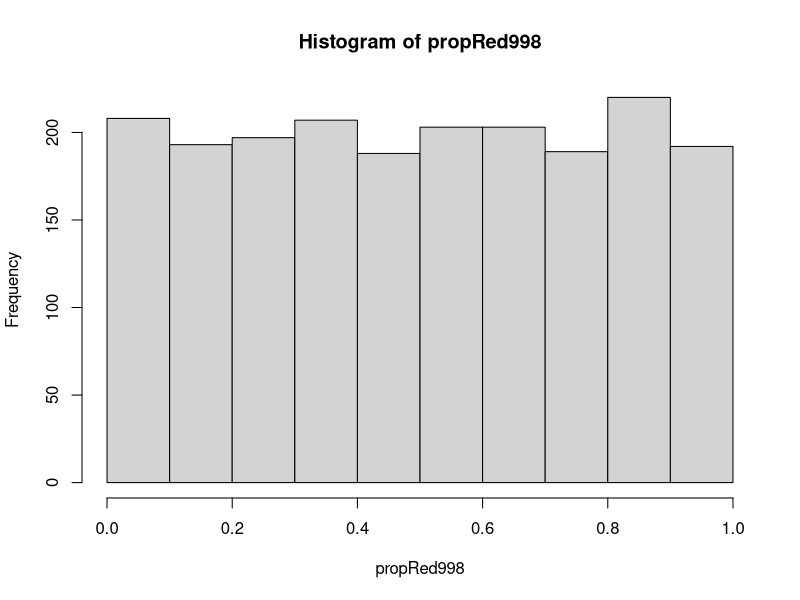
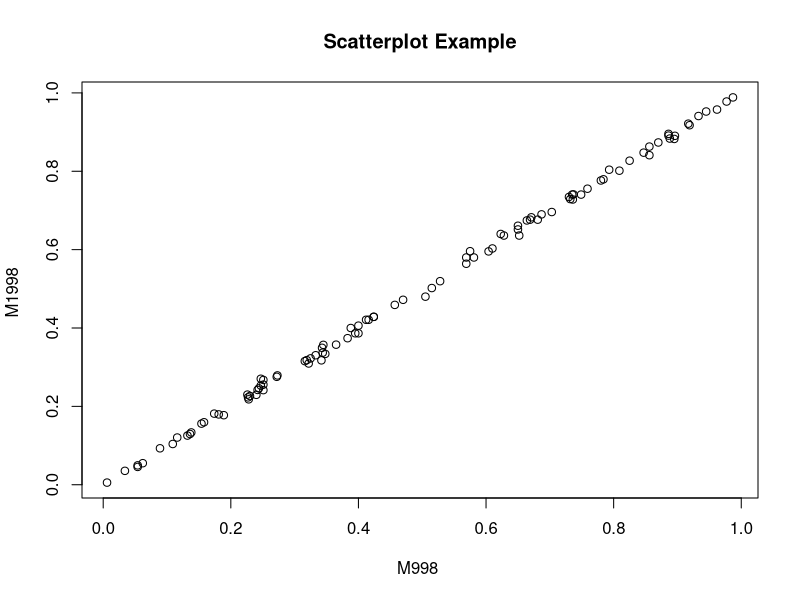

Write R code to recreate these figures, in order.
## ---- chunk 1
nStop <- 998
nSim <- 2000
propRed998 <- matrix(0,nSim,1)
for (n in 1:nSim) {
  nRed <- 1
  nGreen <- 1
  for (k in 1:nStop) {
    drawnball <- sample(0:1,size=1,prob=c(nRed,nGreen)/(nRed+nGreen))
    nRed <- nRed+(1-drawnball) # drawnball=0 if red, 1 if green
    nGreen <- nGreen+drawnball
    }
  propRed998[n] <- nRed/(nRed+nGreen)
  }
hist(propRed998)
## ---- chunk 2
nStop <- 998
nSim <- 100
propRed1998 <- matrix(0,nSim,1)
propRed998 <- matrix(0,nSim,1)
for (n in 1:nSim) {
  nRed <- 1
  nGreen <- 1
  for (k in 1:nStop) {
    drawnball <- sample(0:1,size=1,prob=c(nRed,nGreen)/(nRed+nGreen))
    nRed <- nRed+(1-drawnball) # drawnball=0 if red, 1 if green
    nGreen <- nGreen+drawnball
  }
  propRed998[n] <- nRed/(nRed+nGreen)
  for (k in 999:1998) { 
    drawnball <- sample(0:1,size=1,prob=c(nRed,nGreen)/(nRed+nGreen))
    nRed <- nRed+(1-drawnball) # drawnball=0 if red, 1 if green
    nGreen <- nGreen+drawnball
    }
  propRed1998[n] <- nRed/(nRed+nGreen)
  }
#hist(propRed1998)

plot(propRed998, propRed1998, main="Scatterplot Example",
   xlab="M998 ", ylab="M1998 ")
